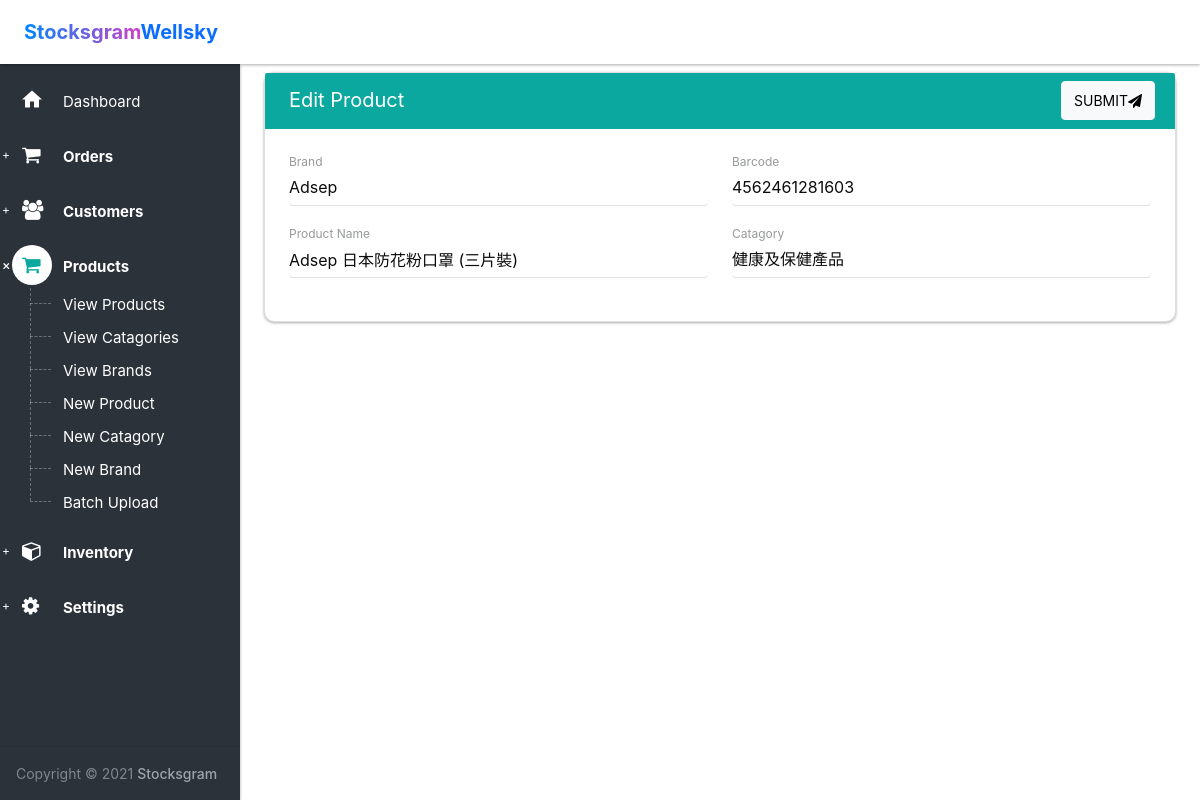
The page /product/edit/1047/ (signed in) on the database its author committed.
### products/models.py (models this page shows, shortened)
class Product(models.Model):
    barcode = models.CharField(max_length=20, blank=True, null=True)
    name = models.CharField(max_length=64)
    brand = models.ForeignKey(
        ProductBrand, related_name='product_brand',  on_delete=CASCADE)
    catagory = models.ForeignKey(
        ProductCat, related_name='product_cat', on_delete=CASCADE)

### products/views.py (the view)
# urls.py: url('edit/(?P<customer_id>\d+)/$', views.edit, name='customer_edit'),
@login_required
def edit(request, product_id):
    instance = Product.objects.get(id=product_id)
    if request.POST:
        form = ProductForm(request.POST, instance=instance)
        if form.is_valid():
            if form.save():
                return redirect('/products', messages.success(request, 'Product was successfully updated.', 'bg-success'))
            else:
                return redirect('/products', messages.error(request, 'Data is not saved', 'bg-danger'))
        else:
            return redirect('/products', messages.error(request, 'Form is not valid', 'bg-danger'))
    else:
        form = ProductForm(instance=instance)
        return render(request, 'products/edit_product.html', {'form': form})

### products/forms.py
class ProductForm(ModelForm):
    class Meta:
        model = Product
        fields = ['barcode','name','brand','catagory']

### products/models.py (called while the page is built)
    def __str__(self):
        return f"{self.name}"

    def __str__(self):
        return f"{self.name}"

### templates/products/edit_product.html (shortened to what this page needs)
{% extends 'layout.html' %} {% load widget_tweaks %}
{% block body %}
<section>
  <div class="section-body">
    <div class="row">
      <form
        class="form"
        role="form"
        action=""
        method="post"
      >
        <div class="col-lg-12 mt-md-5">
          <div class="card">
            <div class="card-head style-primary">
              <header>Edit Product</header>
              <div class="tools">
                <div class="btn-group">
                  <button class="btn btn-light" type="submit">
                    Submit<i class="fa fa-paper-plane" aria-hidden="true"></i>
                  </button>
                </div>
              </div>
            </div>
            <div class="card-body">
              <div class="row">
                <div class="col-sm-6">
                  <div class="form-group">
                    {{ form.brand | add_class:'form-control' }}
                    <label for="regular2">Brand</label>
                  </div>
                  <div class="form-group">
                    {{ form.name | add_class:'form-control' }}
                    <label for="regular2">Product Name</label>
                  </div>
                </div>
                <div class="col-sm-6">
                  <div class="form-group">
                    {{ form.barcode | add_class:'form-control' }}
                    <label for="regular2">Barcode</label>
                  </div>
                  <div class="form-group">
                    {{ form.catagory | add_class:'form-control' }}
                    <label for="regular2">Catagory</label>
                  </div>
                </div>
              </div>
            </div>
          </div>
        </div>
      </form>
    </div>
  </div>
</section>
{% endblock %}

### static/css/style.css (style rules this page uses)
body { font-family: AvenirNextLTW02-Medium, -apple-system, BlinkMacSystemFont, Segoe UI, Roboto, Helvetica Neue, Arial, sans-serif, Apple Color Emoji, Segoe UI Emoji, Segoe UI Symbol; }
html,body { margin: 0; padding: 0; height: 100%; }

### rows shown on the page
Product: brand "Adsep", name "Adsep 日本防花粉口罩 (三片裝)", barcode "4562461281603", catagory "健康及保健產品"
